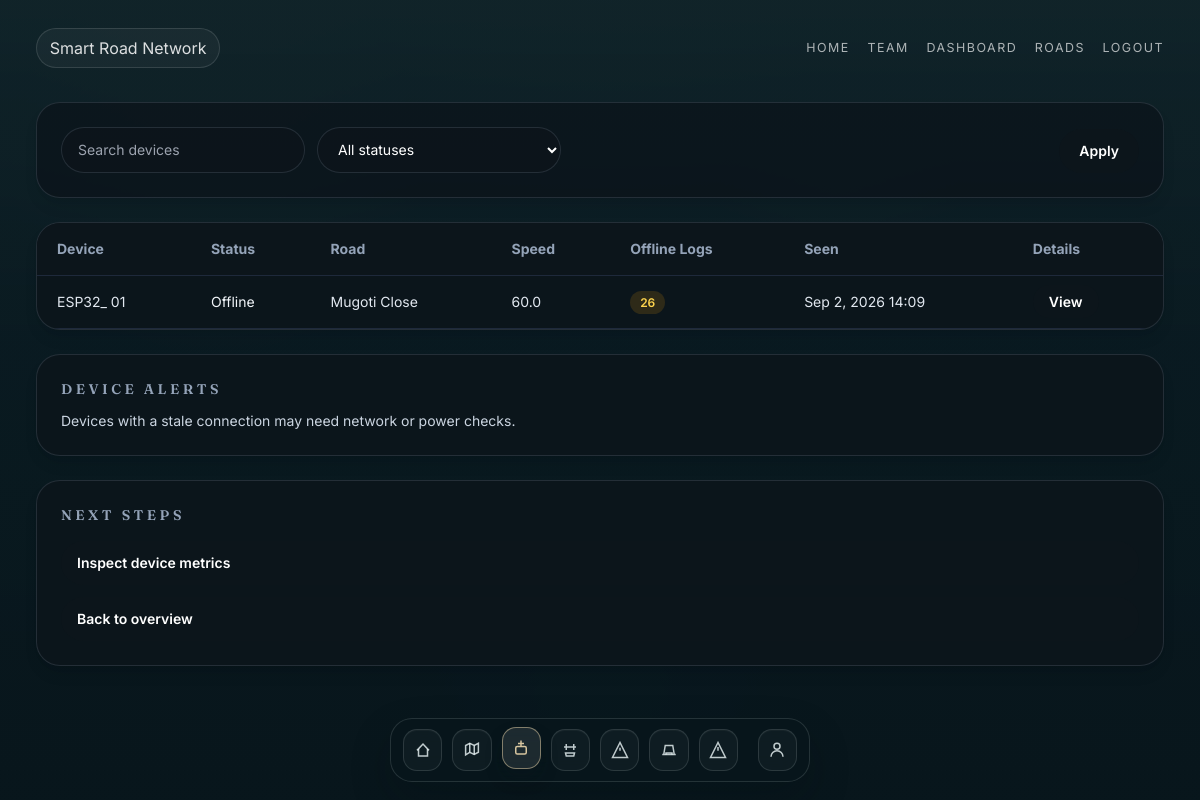
The page /devices/ (signed in) on the database its author committed.
### api/models.py (models this page shows, shortened)
class Device(models.Model):
    device_id = models.CharField(max_length=128, unique=True)
    device_name = models.CharField(max_length=128, blank=True)
    current_map_version = models.ForeignKey(MapVersion, null=True, blank=True, on_delete=models.SET_NULL)
    registered_at = models.DateTimeField(auto_now_add=True)
    last_seen = models.DateTimeField(null=True, blank=True)
    class Meta:
        ordering = ['device_id']

class TelemetryRecord(models.Model):
    device = models.ForeignKey(Device, on_delete=models.CASCADE, related_name='telemetry_records', null=True, blank=True)
    speed = models.FloatField()
    road_name = models.CharField(max_length=64, blank=True)
    speed_limit = models.FloatField(default=0)
    latitude = models.FloatField(default=0)
    longitude = models.FloatField(default=0)
    map_version = models.CharField(max_length=16, blank=True)
    has_fix = models.BooleanField(default=False)
    satellites = models.IntegerField(default=0)
    obd_connected = models.BooleanField(default=False)
    hazard = models.CharField(max_length=32, blank=True)
    speeding = models.BooleanField(default=False)
    on_road = models.BooleanField(default=False)
    offline_log = models.BooleanField(default=False)
    timestamp = models.DateTimeField(auto_now_add=True)
    class Meta:
        ordering = ['-timestamp']

### dashboard/views.py (the view)
# urls.py: path('devices/', devices_view, name='dashboard-devices'),
@login_required(login_url='login')
def devices_view(request):
    query = request.GET.get('q', '').strip()
    status_filter = request.GET.get('status', '').strip()
    devices = Device.objects.select_related('current_map_version').all()
    active_devices = []
    for device in devices:
        latest = TelemetryRecord.objects.filter(device=device).order_by('-timestamp').first()
        status = _device_status(device.last_seen)
        active_devices.append({
            'id': device.id,
            'device_id': device.device_id,
            'device_name': device.device_name,
            'current_speed': float(latest.speed) if latest else None,
            'current_road': latest.road_name if latest else None,
            'latitude': float(latest.latitude) if latest else None,
            'longitude': float(latest.longitude) if latest else None,
            'last_seen': device.last_seen,
            'status': status,
            'current_map_version': device.current_map_version.version if device.current_map_version else None,
            'offline_log_count': TelemetryRecord.objects.filter(device=device, offline_log=True).count(),
        })
    if query:
        active_devices = [device for device in active_devices if query.lower() in device['device_id'].lower() or query.lower() in (device['device_name'] or '').lower()]
    if status_filter:
        active_devices = [device for device in active_devices if device['status'] == status_filter]
    return render(request, 'dashboard/devices.html', {
        'page': 'devices',
        'devices': active_devices,
        'query': query,
        'status_filter': status_filter,
    })

### dashboard/views.py (called while the page is built)
def _device_status(last_seen):
    if not last_seen:
        return 'offline'
    age = (timezone.now() - last_seen).total_seconds()
    if age <= 300:
        return 'online'
    if age <= 900:
        return 'recent'
    return 'offline'

### dashboard/templates/dashboard/devices.html (shortened to what this page needs)
{% extends 'dashboard/base.html' %}
{% block content %}
<div class="grid gap-6 xl:grid-cols-[1.4fr_0.6fr]">
    <div class="space-y-6">
        <div class="rounded-3xl border border-slate-800 bg-slate-950/90 p-6 shadow-lg shadow-slate-950/10">
            <form method="get" class="grid gap-3 sm:grid-cols-[1fr_auto] lg:flex lg:items-end lg:justify-between">
                <div class="grid gap-3 sm:grid-cols-2">
                    <input name="q" value="{{ query }}" placeholder="Search devices" class="w-full rounded-3xl border border-slate-800 bg-slate-950/80 px-4 py-3 text-sm text-white outline-none focus:border-sky-400" />
                    <select name="status" class="w-full rounded-3xl border border-slate-800 bg-slate-950/80 px-4 py-3 text-sm text-white outline-none focus:border-sky-400">
                        <option value="">All statuses</option>
                    </select>
                </div>
                <button type="submit" class="rounded-3xl bg-sky-500 px-5 py-3 text-sm font-semibold text-white transition hover:bg-sky-400">Apply</button>
            </form>
        </div>
        <div class="overflow-hidden rounded-3xl border border-slate-800 bg-slate-950/90 shadow-lg shadow-slate-950/10">
            <table class="w-full border-collapse text-left text-sm text-slate-200">
                <thead class="bg-slate-900/95 text-slate-400">
                    <tr>
                        <th class="border-b border-slate-800 px-5 py-4">Device</th>
                        <th class="border-b border-slate-800 px-5 py-4">Status</th>
                        <th class="border-b border-slate-800 px-5 py-4">Road</th>
                        <th class="border-b border-slate-800 px-5 py-4">Speed</th>
                        <th class="border-b border-slate-800 px-5 py-4">Offline Logs</th>
                        <th class="border-b border-slate-800 px-5 py-4">Seen</th>
                        <th class="border-b border-slate-800 px-5 py-4">Details</th>
                    </tr>
                </thead>
                <tbody>
                    {% for device in devices %}
                    <tr class="border-b border-slate-800 hover:bg-slate-900/80">
                        <td class="px-5 py-4">{% if device.device_name %}{{ device.device_name }}{% else %}{{ device.device_id }}{% endif %}</td>
                        <td class="px-5 py-4 capitalize text-slate-100">{{ device.status }}</td>
                        <td class="px-5 py-4">{{ device.current_road|default:'—' }}</td>
                        <td class="px-5 py-4">{{ device.current_speed|default:'—' }}</td>
                        <td class="px-5 py-4"><span class="rounded-full bg-amber-500/15 px-2.5 py-1 text-xs font-semibold text-amber-300">{{ device.offline_log_count }}</span></td>
                        <td class="px-5 py-4">{{ device.last_seen|date:'M j, Y H:i' }}</td>
                        <td class="px-5 py-4">
                            <a href="{% url 'dashboard-device-detail' device.device_id %}" class="rounded-2xl bg-emerald-500 px-4 py-2 text-sm font-semibold text-white transition hover:bg-emerald-400">View</a>
                        </td>
                    </tr>
                    {% empty %}
                    <tr>
                        <td colspan="7" class="px-5 py-6 text-center text-slate-400">No devices match the selected filters.</td>
                    </tr>
                    {% endfor %}
                </tbody>
            </table>
        </div>
    </div>
    <aside class="space-y-6">
        <div class="rounded-3xl border border-slate-800 bg-slate-950/90 p-6 shadow-lg shadow-slate-950/10">
            <h3 class="text-sm font-semibold uppercase tracking-[0.25em] text-slate-400">Device alerts</h3>
            <p class="mt-3 text-sm text-slate-300">Devices with a stale connection may need network or power checks.</p>
        </div>
        <div class="rounded-3xl border border-slate-800 bg-slate-950/90 p-6 shadow-lg shadow-slate-950/10">
            <h3 class="text-sm font-semibold uppercase tracking-[0.25em] text-slate-400">Next steps</h3>
            <div class="mt-4 flex flex-col gap-3">
                <a href="{% url 'dashboard-analytics' %}" class="rounded-3xl bg-slate-900 px-4 py-3 text-sm font-semibold text-white hover:bg-slate-800">Inspect device metrics</a>
                <a href="{% url 'dashboard-home' %}" class="rounded-3xl bg-slate-900 px-4 py-3 text-sm font-semibold text-white hover:bg-slate-800">Back to overview</a>
            </div>
        </div>
    </aside>
</div>
{% endblock %}

### dashboard/templates/dashboard/base.html (style rules this page uses)
:root { --bg-deep: #091d26; --bg-mid: #0c2a36; --panel: rgba(17, 35, 42, 0.72); --panel-solid: rgba(14, 31, 38, 0.92); --panel-soft: rgba(255, 255, 255, 0.08); --card: rgba(255, 255, 255, 0.06); --line: rgba(220, 234, 235, 0.14); --text: #edf7f9; --muted: rgba(237,247,249,0.7); --muted-2: rgba(237,247,249,0.55); --gold: #d7c59f; --mint: #91c0b4; --sky: #d0e7f6; --shadow: rgba(5, 14, 18, 0.42); }
* { box-sizing: border-box; }
html { scroll-behavior: smooth; }
body { margin: 0; min-height: 100vh; font-family: 'Inter', sans-serif; color: var(--text); background: radial-gradient(circle at top, rgba(160, 203, 212, 0.15), transparent 22%), linear-gradient(180deg, #90afb6 0%, #6a8088 20%, #1d3b46 42%, #081d26 100%); overflow-x: hidden; }
h1, h2, h3, h4 { font-family: 'Fraunces', serif; letter-spacing: -0.04em; margin: 0; }
body[data-page="dashboard"] .content-wrap .rounded-3xl, body[data-page="dashboard"] .content-wrap .rounded-2xl, body[data-page="dashboard"] .content-wrap table thead, body[data-page="dashboard"] .content-wrap .bg-slate-950\/90, body[data-page="dashboard"] .content-wrap .bg-slate-900, body[data-page="dashboard"] .content-wrap .bg-slate-900\/95 { background: rgba(13, 21, 28, 0.82) !important; border-color: rgba(148, 163, 184, 0.18) !important; }

### rows shown on the page
Device: device_name "ESP32_ 01", last_seen "Sep 2, 2026 14:09"
TelemetryRecord: current_road "Mugoti Close", current_speed "60.0"

### other values the page prints
{{ device.status }} "Offline"
{{ device.offline_log_count }} "26"
